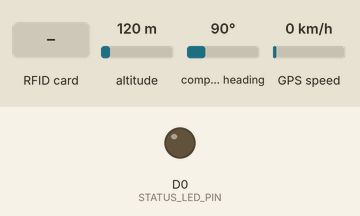
This sketch was run on a simulated ESP8266 (NodeMCU). On the bench: output pins drawn as LEDs (lit = HIGH). The test bench sets the inputs (shaded band); at power-on: altitude 120 m, compass heading 90°, GPS speed 0 km/h. WiFi joins after 1.5 s; servers stay silent unless stated; uploads are accepted with an empty reply; the GPS gets a fix after 3 s at 37.7749, -122.4194 with 8 satellites; what the sketch prints to the serial monitor is not drawn.

Above: at 3.3 s.
3.4 s: RFID card 5E 7A 19 C4 held to the reader
At 3.59 s:
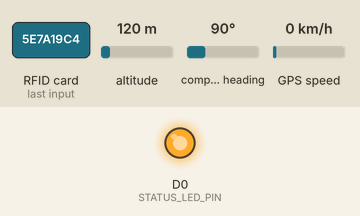
Timing chart, 0 to 6.4 s (numbered marks = the images above; inputs shaded):
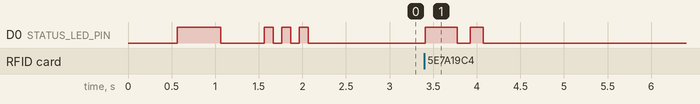

The sketch:

finnest_esp8266.ino
```cpp
/*
 * ==============================================================================
 * FINNEST - Field Cadastral Survey & Property Verification Node
 * Architecture: ESP8266 (NodeMCU) + RC522 RFID + NEO-6M GPS + Status LED
 * Backend Endpoint: POST /functions/v1/hardware-event
 * ==============================================================================
 *
 * FIELD WORKFLOW:
 * 1. Surveyor reaches property boundary / survey marker.
 * 2. Surveyor taps RFID badge/tag on RC522 reader.
 * 3. ESP8266 reads UID (e.g. A1B2C3D4).
 * 4. NEO-6M acquires real-time GPS coordinates.
 * 5. ESP8266 sends HTTPS POST payload to FinNest backend endpoint.
 * 6. Backend validates device, matches RFID to cadastral parcel in Supabase.
 * 7. Realtime engine immediately updates User and Admin dashboards on web.
 *
 * REQUIRED LIBRARIES:
 * 1. ESP8266WiFi & ESP8266HTTPClient (Built into ESP8266 Core)
 * 2. MFRC522 by GithubCommunity (Arduino Library Manager)
 * 3. TinyGPSPlus by Mikal Hart (Arduino Library Manager)
 * ==============================================================================
 */

#include <ESP8266WiFi.h>
#include <ESP8266HTTPClient.h>
#include <WiFiClientSecure.h>
#include <SPI.h>
#include <MFRC522.h>
#include <SoftwareSerial.h>
#include <TinyGPS++.h>

// 1. PIN DEFINITIONS (NodeMCU Pinout)
#define RFID_SS_PIN   D8    // GPIO15 (SDA/SS)
#define RFID_RST_PIN  D3    // GPIO0  (RST)

#define GPS_RX_PIN    D2    // GPIO4 (ESP RX -> GPS TX)
#define GPS_TX_PIN    D1    // GPIO5 (ESP TX -> GPS RX)
#define GPS_BAUD_RATE 9600

#define STATUS_LED_PIN D0   // GPIO16 (Status LED)

// 2. NETWORK & BACKEND CONFIGURATION
const char* WIFI_SSID         = "YOUR_WIFI_SSID";
const char* WIFI_PASSWORD     = "YOUR_WIFI_PASSWORD";

// Target endpoint: FinNest Supabase Edge Function or Local Workstation Server
// Example cloud: "https://<your-project-id>.supabase.co/functions/v1/hardware-event"
// Example local: "http://192.168.1.100:5173/functions/v1/hardware-event"
const char* BACKEND_EVENT_URL = "https://ngwufxjzxaqdiinfdvag.supabase.co/functions/v1/hardware-event";
const char* SUPABASE_ANON_KEY = "your-anon-key";

// Unique Device Identification
const char* DEVICE_ID = "FN-ESP8266-001";

// 3. HARDWARE INSTANCES
MFRC522 rfid(RFID_SS_PIN, RFID_RST_PIN);
TinyGPSPlus gps;
SoftwareSerial gpsSerial(GPS_RX_PIN, GPS_TX_PIN);

// Debounce tracker (prevent rapid duplicate triggers within 5 seconds)
String lastScannedUid = "";
unsigned long lastScanMillis = 0;
const unsigned long SCAN_COOLDOWN_MS = 5000;

void blinkLed(int times, int delayMs) {
  for (int i = 0; i < times; i++) {
    digitalWrite(STATUS_LED_PIN, HIGH);
    delay(delayMs);
    digitalWrite(STATUS_LED_PIN, LOW);
    delay(delayMs);
  }
}

void connectToWiFi() {
  Serial.print("Connecting to WiFi: ");
  Serial.println(WIFI_SSID);
  WiFi.mode(WIFI_STA);
  WiFi.begin(WIFI_SSID, WIFI_PASSWORD);

  int attempts = 0;
  while (WiFi.status() != WL_CONNECTED && attempts < 30) {
    delay(500);
    Serial.print(".");
    digitalWrite(STATUS_LED_PIN, !digitalRead(STATUS_LED_PIN));
    attempts++;
  }

  if (WiFi.status() == WL_CONNECTED) {
    Serial.println("\nWiFi Connected!");
    Serial.print("IP Address: ");
    Serial.println(WiFi.localIP());
    blinkLed(3, 100);
  } else {
    Serial.println("\nWiFi Connection Failed.");
    blinkLed(1, 1000);
  }
}

void setup() {
  Serial.begin(115200);
  gpsSerial.begin(GPS_BAUD_RATE);
  SPI.begin();
  rfid.PCD_Init();

  pinMode(STATUS_LED_PIN, OUTPUT);
  digitalWrite(STATUS_LED_PIN, LOW);

  Serial.println("\n==========================================");
  Serial.println("  FinNest - Cadastral Field Node Initialized");
  Serial.print  ("  Device ID: "); Serial.println(DEVICE_ID);
  Serial.println("==========================================");

  connectToWiFi();
}

// Dispatches verified hardware scan to FinNest backend
void sendHardwareEvent(String rfidUid, double latitude, double longitude) {
  if (WiFi.status() != WL_CONNECTED) {
    Serial.println("WiFi disconnected. Reconnecting...");
    connectToWiFi();
    if (WiFi.status() != WL_CONNECTED) return;
  }

  Serial.println("\nTransmitting verification event to FinNest...");
  digitalWrite(STATUS_LED_PIN, HIGH);

  WiFiClientSecure client;
  client.setInsecure(); // For production with custom CA, load certificate
  client.setTimeout(8000);

  HTTPClient https;
  if (https.begin(client, BACKEND_EVENT_URL)) {
    https.addHeader("Content-Type", "application/json");
    if (strlen(SUPABASE_ANON_KEY) > 0) {
      https.addHeader("apikey", SUPABASE_ANON_KEY);
      https.addHeader("Authorization", String("Bearer ") + SUPABASE_ANON_KEY);
    }

    char payload[300];
    snprintf(payload, sizeof(payload),
      "{\"device_id\":\"%s\",\"rfid_uid\":\"%s\",\"latitude\":%.6f,\"longitude\":%.6f,\"event_type\":\"property_verification\"}",
      DEVICE_ID,
      rfidUid.c_str(),
      latitude,
      longitude
    );

    Serial.print("Payload: ");
    Serial.println(payload);

    int httpCode = https.POST(payload);
    Serial.print("HTTP Status Code: ");
    Serial.println(httpCode);

    if (httpCode > 0) {
      String response = https.getString();
      Serial.print("Response: ");
      Serial.println(response);

      if (httpCode == 200) {
        Serial.println("✓ Verification successfully recorded in FinNest database.");
        blinkLed(2, 150);
      } else {
        Serial.println("! Backend returned warning or error.");
        blinkLed(3, 100);
      }
    } else {
      Serial.print("HTTPS communication failed: ");
      Serial.println(https.errorToString(httpCode));
      blinkLed(5, 80);
    }
    https.end();
  }
  digitalWrite(STATUS_LED_PIN, LOW);
}

void loop() {
  // Feed GPS serial stream
  while (gpsSerial.available() > 0) {
    gps.encode(gpsSerial.read());
  }

  // Check for new RFID card presence
  if (!rfid.PICC_IsNewCardPresent()) return;
  if (!rfid.PICC_ReadCardSerial()) return;

  // Extract clean hexadecimal UID string
  String rfidUid = "";
  for (byte i = 0; i < rfid.uid.size; i++) {
    if (rfid.uid.uidByte[i] < 0x10) rfidUid += "0";
    rfidUid += String(rfid.uid.uidByte[i], HEX);
  }
  rfidUid.toUpperCase();

  // Cooldown check
  unsigned long currentMillis = millis();
  if (rfidUid == lastScannedUid && (currentMillis - lastScanMillis < SCAN_COOLDOWN_MS)) {
    rfid.PICC_HaltA();
    rfid.PCD_StopCrypto1();
    return;
  }

  lastScannedUid = rfidUid;
  lastScanMillis = currentMillis;

  Serial.print("\n>>> RFID Tag Detected: ");
  Serial.println(rfidUid);

  // Retrieve GPS coordinates (defaults to cadastral reference coordinates if acquiring satellites)
  double latitude = 12.9815;
  double longitude = 80.2442;

  if (gps.location.isValid()) {
    latitude = gps.location.lat();
    longitude = gps.location.lng();
    Serial.print("Acquired GPS Fix: ");
    Serial.print(latitude, 6);
    Serial.print(", ");
    Serial.println(longitude, 6);
  } else {
    Serial.println("GPS Fix in progress... Using reference surveyor coordinates.");
  }

  // Dispatch event to backend
  sendHardwareEvent(rfidUid, latitude, longitude);

  rfid.PICC_HaltA();
  rfid.PCD_StopCrypto1();
}
```

Measured:
- after the input at 3.4 s, D0 (STATUS_LED_PIN): LOW → HIGH at once, → LOW 0.37 s later, → HIGH 0.15 s later, → LOW 0.15 s later
